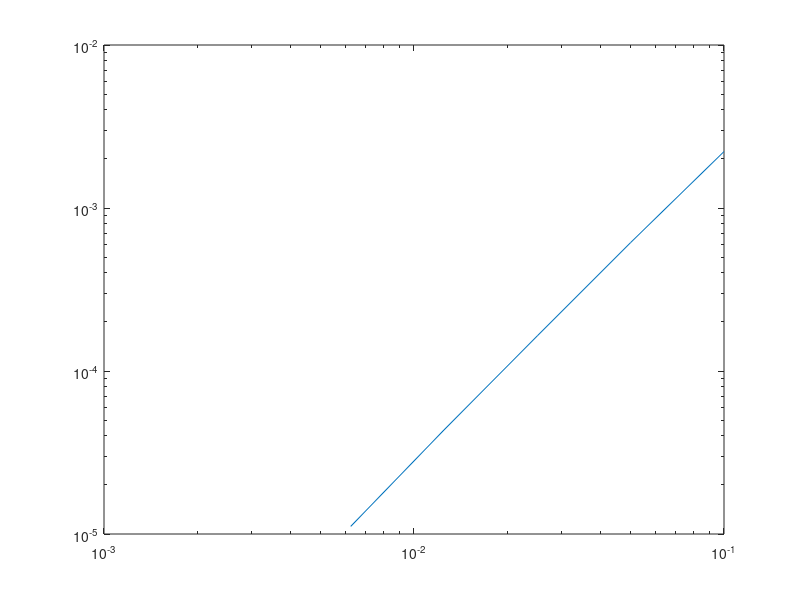

Reproduce this figure in MATLAB.
clc;
close all;
clear all;

% nonlinear semiBDF
dt_1_norm = 0.00221958;
dt_05_norm = 0.000614155;
dt_0250_norm = 0.000164391;
dt_0125_norm = 4.3516e-5;
dt_00625_norm = 1.1134e-5;

norms = [dt_1_norm, dt_05_norm, dt_0250_norm, dt_0125_norm, dt_00625_norm];
k = 1:length(norms);
fit1 = polyfit(k, log2(norms), 1);

times = [0.1, 0.05, 0.0250, 0.0125, 0.00625];
figure;
loglog(times, norms)